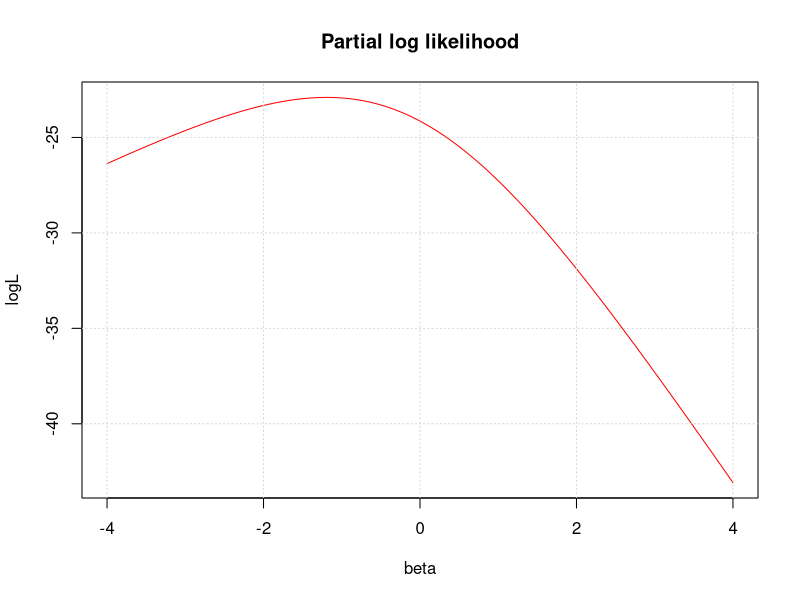
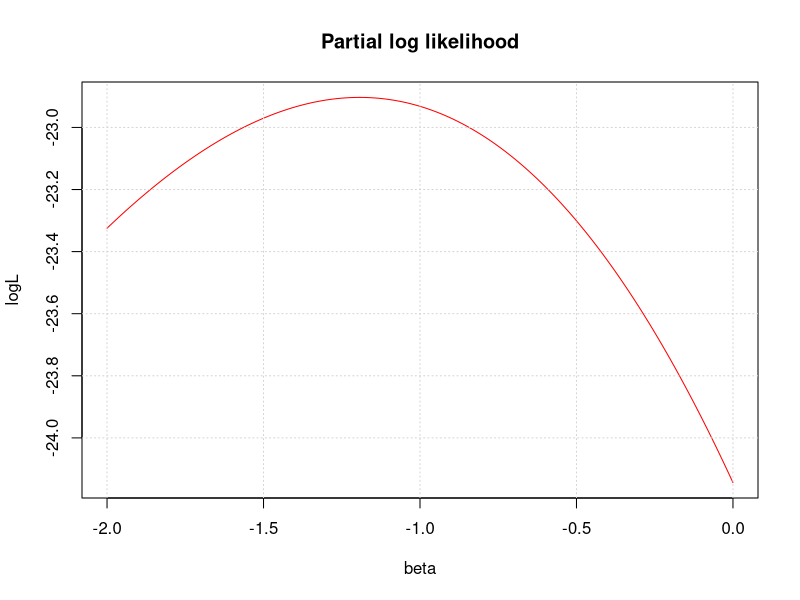
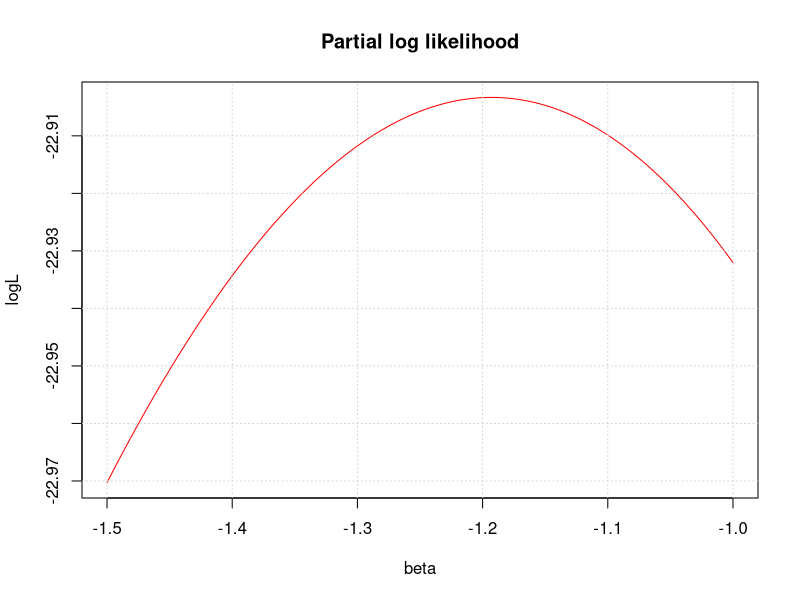
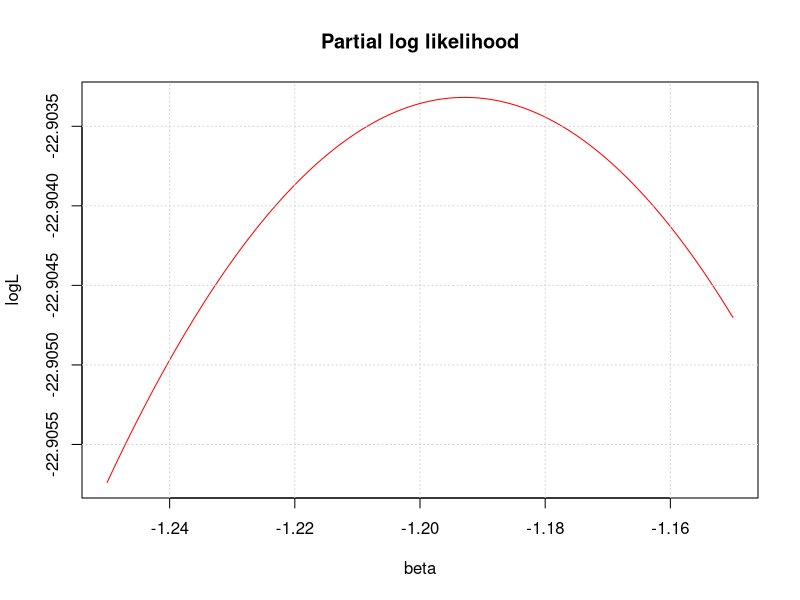
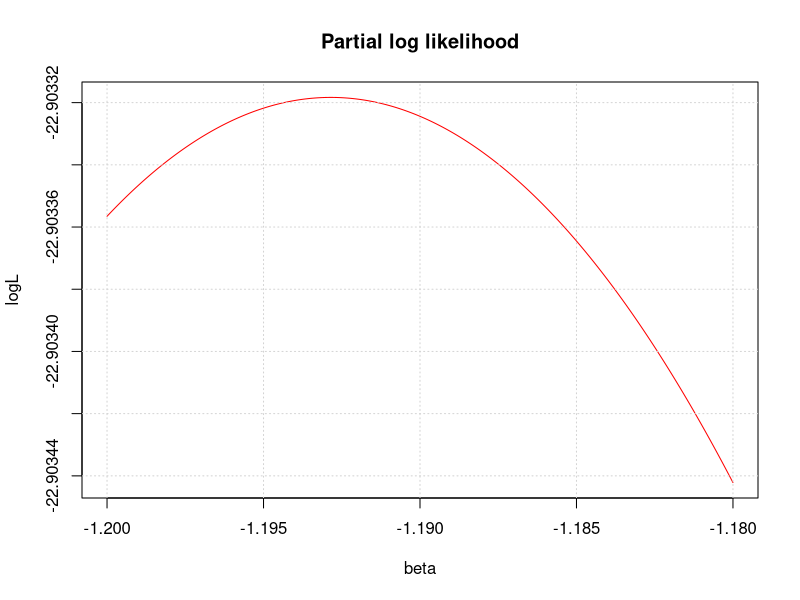

These figures' R source, in order:
#
#    Tutorial 2, Q3: defining the partial log likelihood function, plotting it 
#    and then using coxph( ) to confirm the fit of the Cox model
#
PartialL <- function(b){
  p <- exp(b)
  2*b - log(14+15*p) - log(12+14*p) - log(12+13*p)- log(12+11*p) -
  log(10+11*p) - log(8+8*p) - log(7+8*p) - log(6+8*p)
}
#
#    Define a convenient plotting function
#
PlotL <- function(Left, Right){
  x <- seq(Left, Right, length = 1000)
  plot(x, PartialL(x), main = "Partial log likelihood", type = "l",
       xlab = "beta", ylab = "logL", col = "red")
  grid( )
}
#
par(ask = T)
PlotL(-4, 4)
PlotL(-2, 0)
PlotL(-1.5, -1)
PlotL(-1.25, -1.15)
PlotL(-1.20, -1.18)
#
#   and beta = -1.19
#
library(survival)
Times <- c(1,1,4,4,5,5,7,8,10,10,12,16,16,16, 1,2,3,3,5,5,5, rep(16, 8))
Censor <- c(1,0,1,0,1,0,1,1,1,rep(0,5), 0,1,1,rep(0,12))
Surv(Times, Censor)
Treat <- c(rep(1,14), rep(2,15))
cbind(Times, Censor, Treat)
#
Cox.fit <- coxph(Surv(Times, Censor) ~ Treat, method = "breslow")
summary(Cox.fit)
# note that method="breslow" specifies a method for tie handling. 
# As there are no tied death times here, it has no effect, 
# see help(coxph) for more details. 
